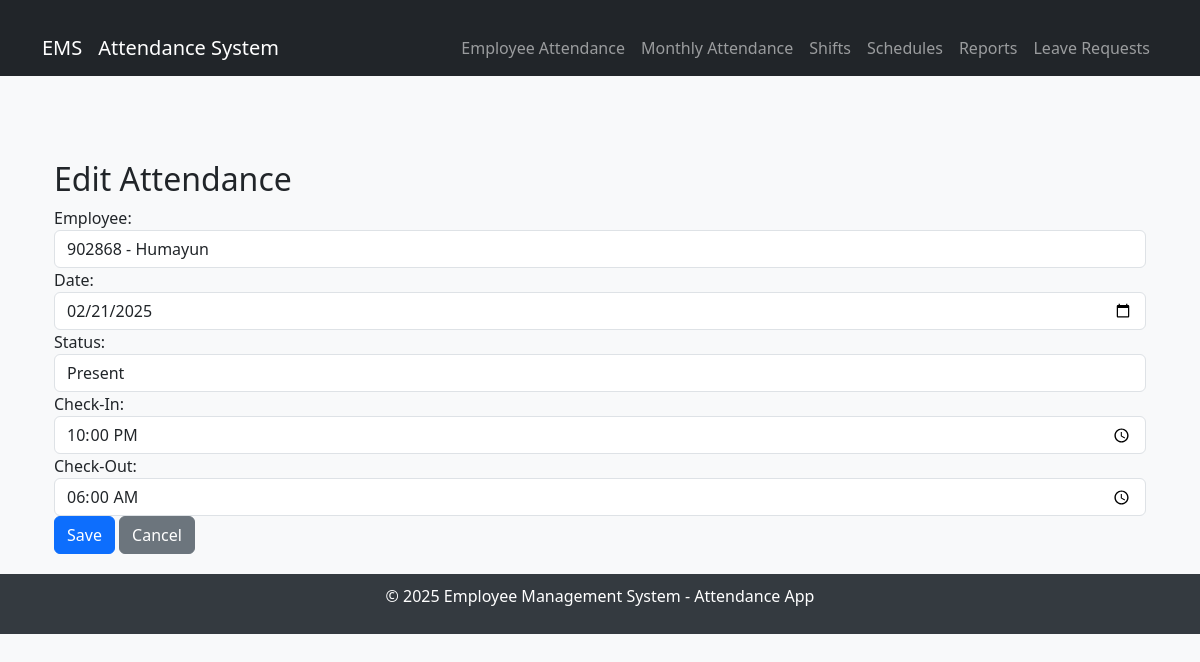
The page /attendance/1/edit/ on the database as committed earlier.
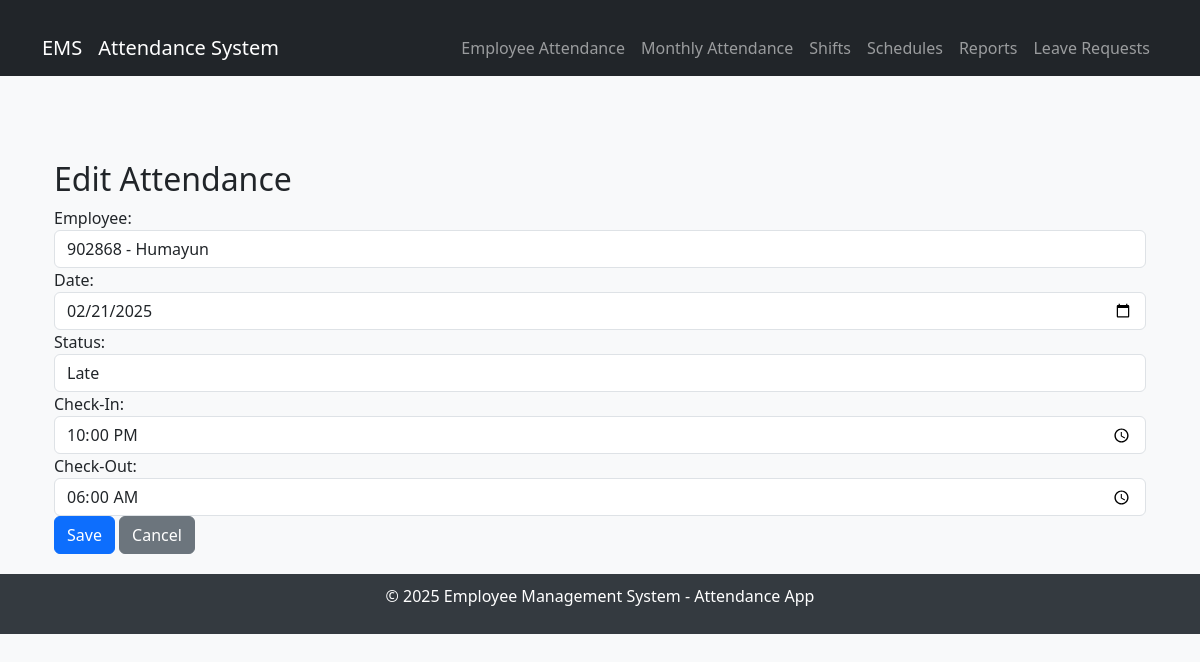
The same page on the database as committed later.
### attendance/models.py (models this page shows, shortened)
class Attendance(models.Model):
    STATUS_CHOICES = [
        ('Present', 'Present'),
        ('Absent', 'Absent'),
        ('Late', 'Late'),
        ('Leave', 'Leave'),
    ]
    employee = models.ForeignKey(Employee, on_delete=models.CASCADE, related_name="attendance_records")
    date = models.DateField(default=date.today)
    status = models.CharField(max_length=10, choices=STATUS_CHOICES, default='Absent')
    check_in = models.TimeField(null=True, blank=True)
    check_out = models.TimeField(null=True, blank=True)

### attendance/views.py (the view)
# urls.py: path('<int:pk>/edit/', attendance_update, name='attendance_update'),
def attendance_update(request, pk):
    attendance = get_object_or_404(Attendance, pk=pk)
    if request.method == "POST":
        form = AttendanceForm(request.POST, instance=attendance)
        if form.is_valid():
            form.save()
            messages.success(request, "Attendance record updated successfully!")
            return redirect('attendance_list')
    else:
        form = AttendanceForm(instance=attendance)
    return render(request, 'attendance/attendance_track/attendance_form.html', {'form': form})

### attendance/forms.py (shortened to what this page needs)
class AttendanceForm(forms.ModelForm):
    class Meta:
        model = Attendance
        fields = ['employee', 'date', 'status', 'check_in', 'check_out']
        widgets = {
            'date': forms.DateInput(attrs={'class': 'form-control', 'type': 'date', 'placeholder': 'Select Date'}),
            'check_in': forms.TimeInput(attrs={'class': 'form-control', 'type': 'time', 'placeholder': 'Check-in Time'}),
            'check_out': forms.TimeInput(attrs={'class': 'form-control', 'type': 'time', 'placeholder': 'Check-out Time'}),
            'status': forms.Select(attrs={'class': 'form-control'}),
            'employee': forms.Select(attrs={'class': 'form-control'}),
        }

### employees/models.py (called while the page is built)
    def __str__(self):
        return f"{self.employee_id} - {self.name}"

### attendance/templates/attendance/attendance_track/attendance_form.html (shortened to what this page needs)
{% extends "attendance/base.html" %}
{% block content %}
<div class="container mt-4">
    <h2>{{ form.instance.id|yesno:"Edit Attendance,Add Attendance" }}</h2>
    <form method="post">
        <div class="form-group">
            <label for="employee">Employee:</label>
            {{ form.employee }}
        </div>
        <div class="form-group">
            <label for="date">Date:</label>
            {{ form.date }}
        </div>
        <div class="form-group">
            <label for="status">Status:</label>
            {{ form.status }}
        </div>
        <div class="form-group">
            <label for="check_in">Check-In:</label>
            {{ form.check_in }}
        </div>
        <div class="form-group">
            <label for="check_out">Check-Out:</label>
            {{ form.check_out }}
        </div>
        <button type="submit" class="btn btn-primary">Save</button>
        <a href="{% url 'attendance_list' %}" class="btn btn-secondary">Cancel</a>
    </form>
</div>
{% endblock %}

Rows that differ between the two databases and show on the page:
changed Attendance "Edit Attendance": status "Present" → "Late"
